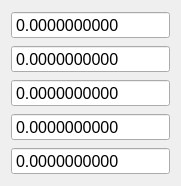
    <widget class="QWidget" name="layoutWidget_7">
     <property name="geometry">
      <rect>
       <x>240</x>
       <y>200</y>
       <width>121</width>
       <height>171</height>
      </rect>
     </property>
     <layout class="QVBoxLayout" name="verticalLayout_11">
      <item>
       <widget class="QDoubleSpinBox" name="MOI">
        <property name="sizePolicy">
         <sizepolicy hsizetype="Minimum" vsizetype="Fixed">
          <horstretch>250</horstretch>
          <verstretch>0</verstretch>
         </sizepolicy>
        </property>
        <property name="minimumSize">
         <size>
          <width>0</width>
          <height>28</height>
         </size>
        </property>
        <property name="maximumSize">
         <size>
          <width>16777215</width>
          <height>28</height>
         </size>
        </property>
        <property name="font">
         <font>
          <pointsize>12</pointsize>
         </font>
        </property>
        <property name="buttonSymbols">
         <enum>QAbstractSpinBox::NoButtons</enum>
        </property>
        <property name="decimals">
         <number>10</number>
        </property>
        <property name="maximum">
         <double>1000000000000.000000000000000</double>
        </property>
       </widget>
      </item>
      <item>
       <widget class="QDoubleSpinBox" name="sectionmod">
        <property name="sizePolicy">
         <sizepolicy hsizetype="Minimum" vsizetype="Fixed">
          <horstretch>250</horstretch>
          <verstretch>0</verstretch>
         </sizepolicy>
        </property>
        <property name="minimumSize">
         <size>
          <width>0</width>
          <height>28</height>
         </size>
        </property>
        <property name="maximumSize">
         <size>
          <width>16777215</width>
          <height>28</height>
         </size>
        </property>
        <property name="font">
         <font>
          <pointsize>12</pointsize>
         </font>
        </property>
        <property name="buttonSymbols">
         <enum>QAbstractSpinBox::NoButtons</enum>
        </property>
        <property name="decimals">
         <number>10</number>
        </property>
        <property name="maximum">
         <double>1000000000000.000000000000000</double>
        </property>
       </widget>
      </item>
      <item>
       <widget class="QDoubleSpinBox" name="sectionmodbottom">
        <property name="sizePolicy">
         <sizepolicy hsizetype="Minimum" vsizetype="Fixed">
          <horstretch>250</horstretch>
          <verstretch>0</verstretch>
         </sizepolicy>
        </property>
        <property name="minimumSize">
         <size>
          <width>0</width>
          <height>28</height>
         </size>
        </property>
        <property name="maximumSize">
         <size>
          <width>16777215</width>
          <height>28</height>
         </size>
        </property>
        <property name="font">
         <font>
          <pointsize>12</pointsize>
         </font>
        </property>
        <property name="buttonSymbols">
         <enum>QAbstractSpinBox::NoButtons</enum>
        </property>
        <property name="decimals">
         <number>10</number>
        </property>
        <property name="maximum">
         <double>1000000000000.000000000000000</double>
        </property>
       </widget>
      </item>
      <item>
       <widget class="QDoubleSpinBox" name="sectionmodtop">
        <property name="sizePolicy">
         <sizepolicy hsizetype="Minimum" vsizetype="Fixed">
          <horstretch>250</horstretch>
          <verstretch>0</verstretch>
         </sizepolicy>
        </property>
        <property name="minimumSize">
         <size>
          <width>0</width>
          <height>28</height>
         </size>
        </property>
        <property name="maximumSize">
         <size>
          <width>16777215</width>
          <height>28</height>
         </size>
        </property>
        <property name="font">
         <font>
          <pointsize>12</pointsize>
         </font>
        </property>
        <property name="buttonSymbols">
         <enum>QAbstractSpinBox::NoButtons</enum>
        </property>
        <property name="decimals">
         <number>10</number>
        </property>
        <property name="maximum">
         <double>1000000000000.000000000000000</double>
        </property>
       </widget>
      </item>
      <item>
       <widget class="QDoubleSpinBox" name="radofgyration">
        <property name="sizePolicy">
         <sizepolicy hsizetype="Minimum" vsizetype="Fixed">
          <horstretch>250</horstretch>
          <verstretch>0</verstretch>
         </sizepolicy>
        </property>
        <property name="minimumSize">
         <size>
          <width>0</width>
          <height>28</height>
         </size>
        </property>
        <property name="maximumSize">
         <size>
          <width>16777215</width>
          <height>28</height>
         </size>
        </property>
        <property name="font">
         <font>
          <pointsize>12</pointsize>
         </font>
        </property>
        <property name="buttonSymbols">
         <enum>QAbstractSpinBox::NoButtons</enum>
        </property>
        <property name="decimals">
         <number>10</number>
        </property>
        <property name="maximum">
         <double>1000000000000.000000000000000</double>
        </property>
       </widget>
      </item>
     </layout>
    </widget>
